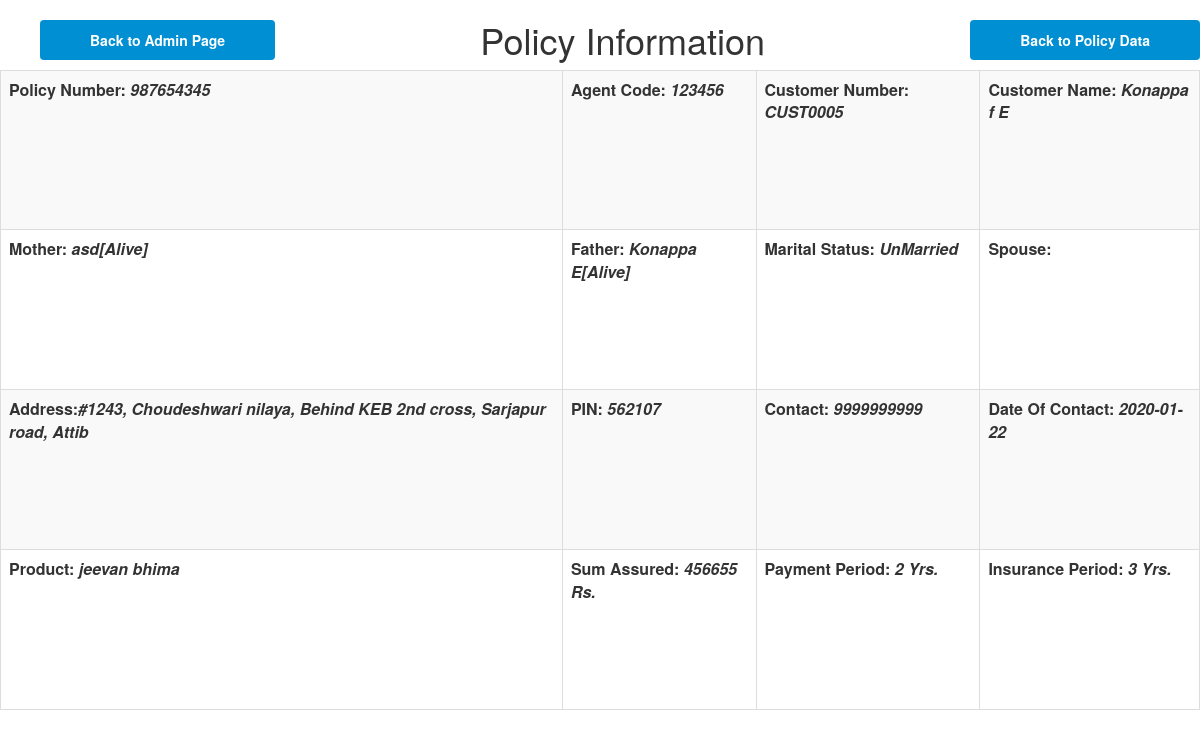
/policy/view.php?Policy_Num=987654345, run on the app's committed database.
### tables this page shows
CREATE TABLE `policy_data` (
  `id` int(250) NOT NULL,
  `Policy_Num` int(10) NOT NULL,
  `Customer_Num` varchar(250) NOT NULL,
  `Agent_code` varchar(200) NOT NULL,
  `DOC` date NOT NULL,
  `Product` varchar(20) NOT NULL,
  `Sum_Assured` int(10) NOT NULL,
  `Pay_Period` int(10) NOT NULL,
  `Ins_Period` int(10) NOT NULL
);

CREATE TABLE `customerr` (
  `id` int(250) NOT NULL,
  `Customer_Num` varchar(250) NOT NULL,
  `First_Name` varchar(50) NOT NULL,
  `Middle_Name` varchar(50) NOT NULL,
  `Last_Name` varchar(50) NOT NULL,
  `Gender` char(1) NOT NULL,
  `DOB` date NOT NULL,
  `Address` varchar(70) NOT NULL,
  `Pincode` int(6) NOT NULL,
  `Contact_Number` bigint(10) NOT NULL,
  `Mother_Name` varchar(150) NOT NULL,
  `Mother_Status` varchar(10) NOT NULL,
  `Father_Name` varchar(150) NOT NULL,
  `Father_Status` varchar(10) NOT NULL,
  `Marital_Status` char(1) NOT NULL,
  `Spouse` varchar(150) DEFAULT NULL
);

### policy/view.php (the view, shortened to what this page needs)
<?php
include "../connection.php";
if(is_numeric($_GET['Policy_Num'])){
$sql = "select * from policy_data where Policy_Num = '".$_GET['Policy_Num']."'";
$result = mysqli_query($conn,$sql);
$row = mysqli_fetch_object($result);
$sql1 = "select * from customerr where Customer_Num ='".$row->Customer_Num."'";
$result1 = mysqli_query($conn,$sql1);
$row1 = mysqli_fetch_object($result1);
}
?>
		<html lang="en">
<head>
    <link rel="stylesheet" type="text/css" href="../css/custom.css">
    <link rel="stylesheet" type="text/css" href="../css/bootstrap.min.css">
    <link rel="stylesheet" type="text/css" href="../css/font-awesome.min.css">
    <link rel="stylesheet" type="text/css" href="https://maxcdn.bootstrapcdn.com/font-awesome/4.3.0/css/font-awesome.min.css">
</head>
    <body style="line-height: 1;">
		<ul>
			<li  class="submit-btn" style="float:left; text-decoration: none; "><a href="../table/admin1.php"  style=" color: #ffffff;"> Back to Admin Page</a></li>
			<li class="submit-btn" style="text-decoration: none; float:right;"><a href="../table/modified123.php" style=" color: #ffffff;"> Back to Policy Data</a></li>
		</ul>
		<h1><center>Policy Information</center></h1>
        <table class="table table-striped table-hover table-bordered" width = "90%" height = "80%" border="0" cellspacing = "1" cellpadding = "3" align="center">
            <tr valign = "top" align = "center">
                <th>Policy Number:<i> <?php echo "$row->Policy_Num";?></i></th>
				<th>Agent Code: <i><?php echo "$row->Agent_code";?></i></th>
                <th>Customer Number:<i> <?php echo "$row1->Customer_Num";?></i></th>
				<th>Customer Name: <i><?php echo "$row1->First_Name $row1->Middle_Name $row1->Last_Name";?></i></th>
			</tr>
			<tr valign = "top" align = "center">
				<th>Mother:<i> <?php echo "$row1->Mother_Name";?>[<?php if($row1->Mother_Status=='D'){echo "Dead";} else{echo "Alive";}?>]</i></th>
				<th>Father:<i> <?php echo "$row1->Father_Name";?>[<?php if($row1->Father_Status=='D'){echo "Dead";} else{echo "Alive";}?>]</i></th>
				<th>Marital Status:<i> <?php if($row1->Marital_Status=='M'){echo "Married";} else{echo "UnMarried";}?></i></th>
				<th>Spouse:<i> <?php echo "$row1->Spouse";?></i></th>
			</tr>
			<tr valign = "top" align = "center">
				<th>Address:<i><?php echo "$row1->Address";?></i></th>
				<th>PIN:<i> <?php echo "$row1->Pincode";?></i></th>
				<th>Contact:<i> <?php echo "$row1->Contact_Number";?></i></th>
				<th>Date Of Contact:<i> <?php echo "$row->DOC";?></i></th>
			</tr>
				<tr valign = "top" align = "center">
					<th>Product: <i><?php echo "$row->Product";?></i></th>
					<th>Sum Assured:<i> <?php echo "$row->Sum_Assured";?> Rs.</i></th>
					<th>Payment Period: <i><?php echo "$row->Pay_Period";?> Yrs.</i></th>
					<th>Insurance Period: <i><?php echo "$row->Ins_Period";?> Yrs.</i></th>
									</tr>
			</table>
    </body>
</html>

### css/custom.css (style rules this page uses)
.submit-btn { color: #ffffff; display: inline-block; padding: 10px 50px; margin-bottom: 0px; font-size: 14px; font-weight: bold; line-height: 1.42857; text-align: center; border: 0px solid transparent; border-radius: 4px; background: #008fd3 none repeat scroll 0% 0% !important; text-decoration: none; }

### data on the page
policy_data: Policy_Num "987654345", Agent_code "123456", DOC "2020-01-22", Product "jeevan bhima", Sum_Assured "456655", Pay_Period "2", Ins_Period "3"
customerr: Customer_Num "CUST0005", First_Name "Konappa", Middle_Name "f", Last_Name "E", Mother_Name "asd", Father_Name "Konappa E", Address "#1243, Choudeshwari nilaya, Behind KEB 2nd cross, Sarjapur road, Attib", Pincode "562107", Contact_Number "9999999999"
